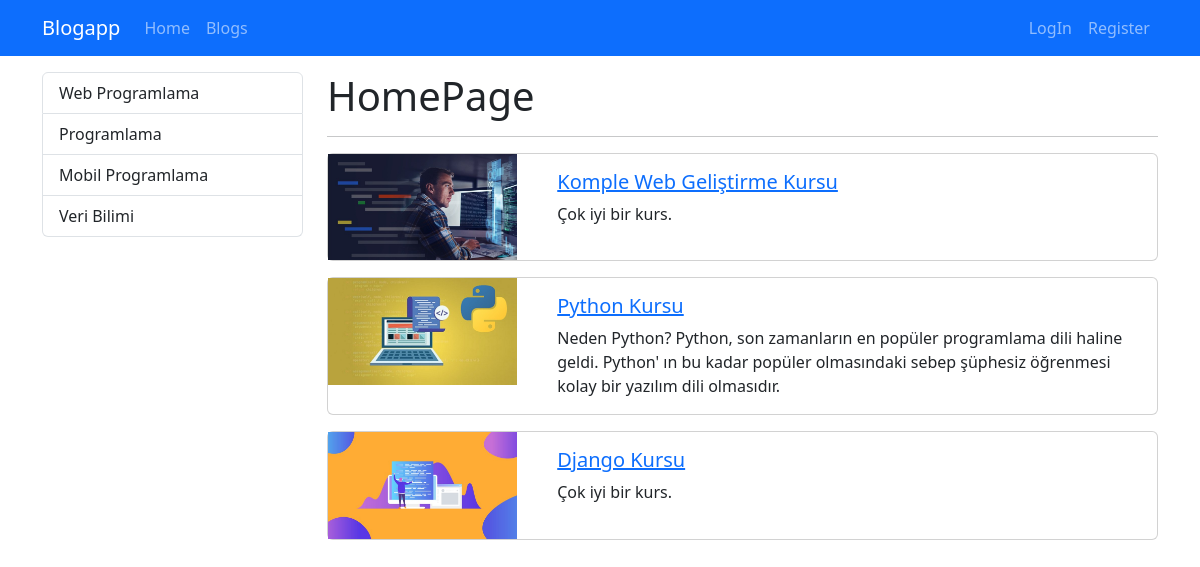
The page / on the database its author committed.
### blog/models.py (models this page shows, shortened)
class Category(models.Model):
    name = models.CharField(max_length=150)
    slug = models.SlugField(null = False, blank=True, unique = True, db_index = True, editable=False)

class Blog(models.Model):
    title = models.CharField(max_length=200)
    image = models.ImageField(upload_to = "blogs")
    description = models.TextField()
    is_active = models.BooleanField(default=False)
    is_home = models.BooleanField(default=False)
    slug = models.SlugField(null = False, blank=True, unique = True, db_index = True, editable=False)
    categories = models.ManyToManyField(Category)

### blog/views.py (the view)
# urls.py: path("", views.index, name="home"),
def index(request):
    context = {
        "blogs": Blog.objects.filter(is_home = True, is_active = True),
        "categories": Category.objects.all()
    }
    return render(request, "blog/index.html", context)

### blog/templates/blog/index.html (shortened to what this page needs)
{% extends "base.html" %}
{% load static %}
{%block css_files%}
    <link rel = "stylesheet" href = "{% static 'blog/css/style.css' %}">
{%endblock%}
{% block content%}
    <div class="container mt-3">
        <div class="row">
            <div class="col-3">
                {% include 'partials/_categories.html' %}
            </div>
            <div class="col-9">
                <h1>HomePage</h1>
                <hr>
                {% for blog in blogs %}
                    {% if blog.is_home and blog.is_active%}
                        {% include 'blog/partials/_blog.html' %}
                    {% endif %}
                {% endfor %}
            </div>
        </div>
    </div>
{% endblock %}

### templates/base.html (shortened to what this page needs)
{% load static %}
<!DOCTYPE html>
<html lang="en">
<head>
    <link rel="stylesheet" href = "{% static 'css/boostrap.min.css' %}">
    <link rel="stylesheet" href = "{% static 'css/base.css' %}">
    {%block css_files%} {%endblock%}
</head>
<body>
    {% include 'partials/_navbar.html' %}
    {% block content%} {% endblock %}
</body>
</html>

### templates/partials/_navbar.html
<nav class="navbar navbar-dark bg-primary navbar-expand-lg">
    <div class="container">
        <a  class="navbar-brand" href="{% url 'home' %}">Blogapp</a>
        <ul class ="navbar-nav me-auto" >
            <li class="nav-item">
                <a class="nav-link" href="{% url 'home' %}">Home</a>
            </li>
            <li class="nav-item">
                <a class="nav-link" href="{% url 'blogs' %}">Blogs</a>
            </li>
        </ul>
        <ul class ="navbar-nav ms-auto" >
            {% if user.is_authenticated %}
                <li class="nav-item">
                    <a class="nav-link" href="{% url 'logout' %}">LogOut</a>
                </li>
                <li class="nav-item">
                    <a class="nav-link" href="">Welcome {{ user.get_full_name|title}} </a>
                </li>
            {% else %}
                <li class="nav-item">
                    <a class="nav-link" href="{% url 'login' %}">LogIn</a>
                </li>
                <li class="nav-item">
                    <a class="nav-link" href="{% url 'register' %}">Register</a>
                </li>
            {% endif %}
        </ul>
    </div>
</nav>

### templates/partials/_categories.html
<div class="list-group">
    {% for category in categories  %}
        {% if category.slug == selected_category %}
            <a class="list-group-item list-group-item-action active" href="{% url 'blogs_by_category' category.slug %}" >{{category.name|title}}</a>
        {% else %}
            <a class="list-group-item list-group-item-action " href="{% url 'blogs_by_category' category.slug %}" >{{category.name|title}}</a>
        {% endif %}
    {% endfor %}
</div>

### blog/templates/blog/partials/_blog.html
{% load static %}
<div class="card mb-3">
    <div class="row">
        <div class="col-md-3">
            <img src="{{ blog.image.url }}" alt="" class="img-fluid">
        </div>
        <div class="col-md-9">
            <div class="card-body">
                <h5 class="card-title">
                    <a href="{% url 'blogs_details' blog.slug %}">
                        {{blog.title}}
                    </a>
                </h5>
                <p class="card-text">{{blog.description}}</p>
            </div>
        </div>
    </div>
</div>

### rows shown on the page
Category: name "Web Programlama"
Category: name "Programlama"
Category: name "Mobil Programlama"
Category: name "Veri Bilimi"
Blog: image (picture), title "Komple Web Geliştirme Kursu", description "Çok iyi bir kurs."
Blog: image (picture), title "Python Kursu", description "Neden Python? Python, son zamanların en popüler programlama dili haline geldi. Python' ın bu kadar popüler olmasındaki sebep şüphesiz öğrenmesi kolay bir yazılım dili olmasıdır."
Blog: image (picture), title "Django Kursu", description "Çok iyi bir kurs."
